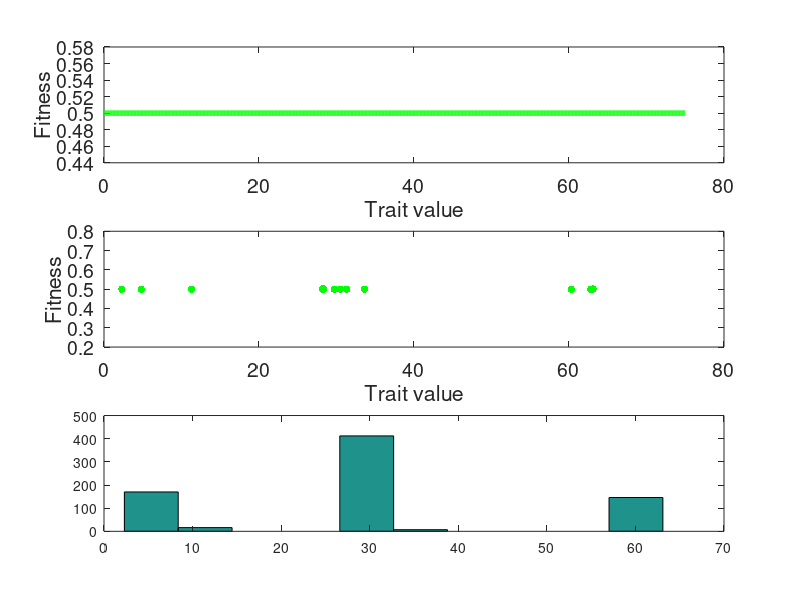

Write MATLAB code to recreate this figure.
%===================================================
%U Zurich BIO 365 Ecological Networks
%14 March -- 4 April, 2019
%@Jordi Bascompte
%---------------------------------
%Eco-evolutionary networks
%@Carlos Melian

%=================GOAL=================================================================================
%Illustation initial trait and fitness distributions for one resource and one consumer
%Concepts: Matching trait -- Interaction strength -- Frequency-dependent selection -- Neutral selection
%======================================================================================================

%Trait distribution resource========================================================
for s = 25;
                Zr = -1.5*s:1e-1:1.5*s;%Tuning s to change initial abundance and std
                mu = 0;
                ZrB = normpdf(Zr, mu, s);%Frequency each phenotype
                %----type help normpdf ------
                Zr = Zr + abs(min(Zr));%Move everything to positive trait values
                
%Plotting trait distribution---
%subplot(2,2,1)
%hr1 = plot(Zr,ZrB,'g',"markersize", 12);
%a =unifrnd(0,1);
%b =unifrnd(0,1);
%c =unifrnd(0,1);
%set(hr1,'color',[a b c]);
%set(hr1,'LineWidth',4);
%title('Resource',"fontsize",10)
%xlabel('Trait resource species',"fontsize",14)
%ylabel('Frequency',"fontsize",14)
%set(gca,'fontsize',14);

end
%===================================================================================

%Trait distribution consumer========================================================
for s = 4;
                Zc = -1.5*s:1e-1:1.5*s;%Tuning s to change initial abundance and std
                ZrC = normpdf(Zc, mu, s);%Frequency each phenotype
                %----type help normpdf ------
                Zc = Zc + abs(min(Zc));%Move everything to the right to positive trait values
                %SCB = repmat(Zc, [10,1,10]);
                
%Plotting trait distributions---
%subplot(2,2,3)
%hold on
%hr2 = plot(Zc,ZrC,'r',"markersize", 12);%Visualize
%a =unifrnd(0,1);
%b =unifrnd(0,1);
%c =unifrnd(0,1);
%set(hr2,'color',[a b c]);
%set(hr2,'LineWidth',4);
%title('Consumer',"fontsize",10)
%xlabel('Trait consumer species',"fontsize",14)
%ylabel('Frequency',"fontsize",14)
%set(gca,'fontsize',14);
end
%===================================================================================

%Fitness function for resources==================================================================
gamma = 5;%Strength of interaction between resource (trait value Zr) and consumer (trait value Zc)
for pB = 1:length(Zr);
WB(pB,2) = 1/(1 + exp(-gamma*(Zr(1,pB) - mean(Zc))^2));
WB(pB,1) = Zr(1,pB) - mean(Zc);
end
%subplot(2,2,2)
%hr1 = plot(WB(:,1),WB(:,2),'g',"markersize", 12);%Visualize
%a =unifrnd(0,1);
%b =unifrnd(0,1);
%c =unifrnd(0,1);
%set(hr1,'color',[a b c]);
%set(hr1,'LineWidth',4);
%title('Resource',"fontsize",10)
%xlabel('Trait matching',"fontsize",14)
%ylabel('Fitness',"fontsize",14)
%set(gca,'fontsize',14);
%=================================================================================== 


%Fitness function for consumers==================================================================
gamma = 5;%Strength of interaction between resource (trait value Zr) and consumer (trait value Zc)
for pB = 1:length(Zr);
    WB(pB,2) = exp(-gamma*(Zr(1,pB) - mean(Zc))^2);
    WB(pB,1) = Zr(1,pB) - mean(Zc);
end
%subplot(2,2,4)
%hr1 = plot(WB(:,1),WB(:,2),'r',"markersize", 12);%Visualize
%a =unifrnd(0,1);
%b =unifrnd(0,1);
%c =unifrnd(0,1);
%set(hr1,'color',[a b c]);
%set(hr1,'LineWidth',4);
%title('Consumer',"fontsize",10)
%xlabel('Trait matching',"fontsize",14)
%ylabel('Fitness',"fontsize",14)
%set(gca,'fontsize',14);
%===================================================================================  

%Print figure===================
%print -color -F:30 tdr.eps
%===============================

%=========W function of trait value ==================================
%resource: mean max fitness
neutral = 0;
for pB = 1:length(Zr);
WBN(pB,2) = 1/(1 + exp(-neutral*(Zr(1,pB) - mean(Zc))^2));
WBN(pB,1) = Zr(1,pB);
end

Zo = mean(WBN(:,1))
COVo = cov(WBN(:,1),WBN(:,2))

subplot(3,1,1)
hr1 = plot(WBN(:,1),WBN(:,2),'g',"markersize", 12);%Visualize
%a =unifrnd(0,1);
%b =unifrnd(0,1);
%c =unifrnd(0,1);
%set(hr1,'color',[a b c]);
set(hr1,'LineWidth',4);
%title('Resource',"fontsize",10)
xlabel('Trait value',"fontsize",14)
ylabel('Fitness',"fontsize",14)
set(gca,'fontsize',14);
%===================


%resource: mean max fitness
for pB = 1:length(Zr);
WB(pB,2) = 1/(1 + exp(-gamma*(Zr(1,pB) - mean(Zc))^2));
WB(pB,1) = Zr(1,pB);
end
%subplot(2,2,2)
%hr1 = plot(WB(:,1),WB(:,2),'g',"markersize", 12);%Visualize
%a =unifrnd(0,1);
%b =unifrnd(0,1);
%c =unifrnd(0,1);
%set(hr1,'color',[a b c]);
%set(hr1,'LineWidth',4);
%title('Resource',"fontsize",10)
%xlabel('Trait value',"fontsize",14)
%ylabel('Fitness',"fontsize",14)
%set(gca,'fontsize',14);
%===================

%resource:  max trait value max fitness
%a = 2;
%for pB = 1:length(Zr);
%WB(pB,2) = a *(Zr(1,pB)) ;
%WB(pB,1) = Zr(1,pB);
%end
%subplot(2,2,3)
%hr1 = plot(WB(:,1),WB(:,2),'g',"markersize", 12);%Visualize
%a =unifrnd(0,1);
%b =unifrnd(0,1);
%c =unifrnd(0,1);
%set(hr1,'color',[a b c]);
%set(hr1,'LineWidth',4);
%title('Resource',"fontsize",10)
%xlabel('Trait value',"fontsize",14)
%ylabel('Fitness',"fontsize",14)
%set(gca,'fontsize',14);
%===================

%resource:  max trait value max fitness
%a = 2;
%for pB = 1:length(Zr);
%WB(pB,2) = a*(max(Zr(1,:)) - (Zr(1,pB))) ;
%WB(pB,1) = Zr(1,pB);
%end
%subplot(2,2,4)
%hr1 = plot(WB(:,1),WB(:,2),'g',"markersize", 12);%Visualize
%a =unifrnd(0,1);
%b =unifrnd(0,1);
%c =unifrnd(0,1);
%set(hr1,'color',[a b c]);
%set(hr1,'LineWidth',4);
%title('Resource',"fontsize",10)
%xlabel('Trait value',"fontsize",14)
%ylabel('Fitness',"fontsize",14)
%set(gca,'fontsize',14);
%axis([0 12 0.2 0.8])
%===================

%Sampling cov(w,z)=========================
%NEUTRAL
for i = 1:50000;
s = zeros(1,1);b = zeros(1,1);d = zeros(1,1);

s = size(WBN(:,1)); 
%Birth
b = unidrnd(s(1,1));
%Death
d = unidrnd(s(1,1));

%Offspring in d=====Phenotypic evolution
nua=0.0001;%rate phenotypic change
nub=-0.0001;%rate phenotypic change
%==============================

%Change in w values for the new phenotype
wua = 0.0001;%rate w change
wub = -0.0001;%rate w change
%==============================

WBN(d,1) = WBN(b,1) + (nua + (nub-nua).*rand(1,1));
WBN(d,2) = WBN(b,2) +  (wua + (wub-wua).*rand(1,1));
end 

%===============
Z = mean(WBN(:,1))
COV = cov(WBN(:,1),WBN(:,2))


subplot(3,1,2)
hr1 = plot(WBN(:,1),WBN(:,2),'g.',"markersize", 16);%Visualize
%a =unifrnd(0,1);
%b =unifrnd(0,1);
%c =unifrnd(0,1);
%set(hr1,'color',[a b c]);
set(hr1,'LineWidth',4);
%title('Resource',"fontsize",10)
xlabel('Trait value',"fontsize",14)
ylabel('Fitness',"fontsize",14)
set(gca,'fontsize',14);
axis([0 80 0.2 0.8])

subplot(3,1,3)
hist(WBN(:,1))
%=======================================







